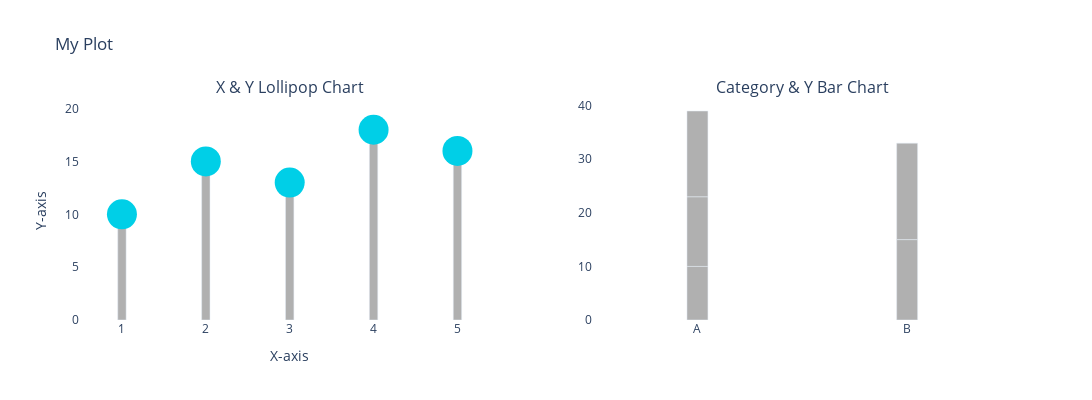

The notebook cell this image was saved under:
### Code cell
fig = make_subplots(rows=1,
                    cols=2,
                    subplot_titles=["X & Y Lollipop Chart","Category & Y Bar Chart"]
                    )

fig.add_trace(go.Scatter(x=df['x'], 
                        y=df['y'], 
                        mode='markers', 
                        marker_size=30,
                        marker_color='#00CFE7',
                        showlegend=False
                        ),
                        1,1
                        )

fig.add_trace(go.Bar(x=df['x'], 
                    y=df['y'], 
                    width=0.1,
                    marker_color='#B0B0B0',
                    showlegend=False,
                    ),
                    1,1
                    )

fig.update_layout(title='My Plot', 
                  xaxis=dict(title='X-axis'), 
                  yaxis=dict(title='Y-axis'),
                  plot_bgcolor='white',
                  height=400,
                  width=1200
                  )

fig.add_trace(go.Bar(x=df['category'], 
                    y=df['y'], 
                    width=0.1,
                    marker_color='#B0B0B0',
                    showlegend=False,
                    ),
                    1,2
                    )


fig.show()

### Figure 1 — Plotly figure (JSON) as saved in the notebook; plotly's stock layout.template omitted (floating-point values rounded to 4 significant figures)
{"data": [{"marker": {"color": "#00CFE7", "size": 30}, "mode": "markers", "showlegend": false, "type": "scatter", "x": [1, 2, 3, 4, 5], "xaxis": "x", "y": [10, 15, 13, 18, 16], "yaxis": "y"}, {"marker": {"color": "#B0B0B0"}, "showlegend": false, "type": "bar", "width": 0.1, "x": [1, 2, 3, 4, 5], "xaxis": "x", "y": [10, 15, 13, 18, 16], "yaxis": "y"}, {"marker": {"color": "#B0B0B0"}, "showlegend": false, "type": "bar", "width": 0.1, "x": ["A", "B", "A", "B", "A"], "xaxis": "x2", "y": [10, 15, 13, 18, 16], "yaxis": "y2"}], "layout": {"annotations": [{"font": {"size": 16}, "showarrow": false, "text": "X & Y Lollipop Chart", "x": 0.225, "xanchor": "center", "xref": "paper", "y": 1, "yanchor": "bottom", "yref": "paper"}, {"font": {"size": 16}, "showarrow": false, "text": "Category & Y Bar Chart", "x": 0.775, "xanchor": "center", "xref": "paper", "y": 1, "yanchor": "bottom", "yref": "paper"}], "height": 400, "plot_bgcolor": "white", "title": {"text": "My Plot"}, "width": 1200, "xaxis": {"anchor": "y", "domain": [0, 0.45], "title": {"text": "X-axis"}}, "xaxis2": {"anchor": "y2", "domain": [0.55, 1]}, "yaxis": {"anchor": "x", "domain": [0, 1], "title": {"text": "Y-axis"}}, "yaxis2": {"anchor": "x2", "domain": [0, 1]}}}
